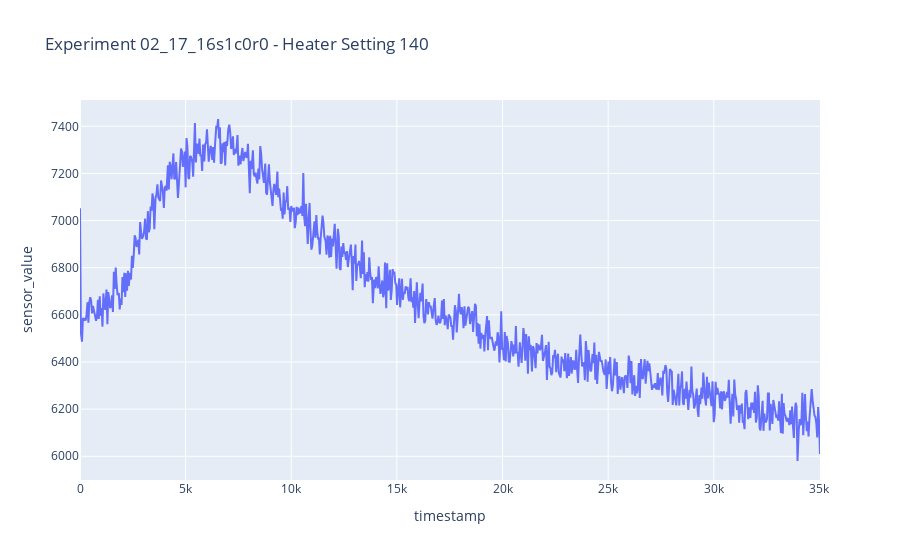

Notebook code for this chart:
### Markdown cell above
## Retrieve a specific group

### Code cell
import plotly.express as px

experiment_id_value = "02_17_16s1c0r0"	# Example value for experiment_id
heater_setting_value = 140  # Example value for heater setting

# Use a tuple to get the specific group
group = grouped_ts.get_group((experiment_id_value, heater_setting_value))

# Now you can plot this group
fig = px.line(group, x='timestamp', y='sensor_value', title=f'Experiment {experiment_id_value} - Heater Setting {heater_setting_value}')
fig.show()

### Figure 1 — Plotly figure (JSON) as saved in the notebook; plotly's stock layout.template omitted (floating-point values rounded to 4 significant figures; data arrays with more than 128 entries replaced by an {"elided": "..."} marker saying what was removed)
{"data": [{"hovertemplate": "timestamp=%{x}<br>sensor_value=%{y}<extra></extra>", "legendgroup": "", "line": {"color": "#636efa", "dash": "solid"}, "marker": {"symbol": "circle"}, "mode": "lines", "name": "", "orientation": "v", "showlegend": false, "type": "scatter", "x": {"elided": "793 int values"}, "xaxis": "x", "y": {"elided": "793 int values"}, "yaxis": "y"}], "layout": {"legend": {"tracegroupgap": 0}, "title": {"text": "Experiment 02_17_16s1c0r0 - Heater Setting 140"}, "xaxis": {"anchor": "y", "domain": [0, 1], "title": {"text": "timestamp"}}, "yaxis": {"anchor": "x", "domain": [0, 1], "title": {"text": "sensor_value"}}}}
